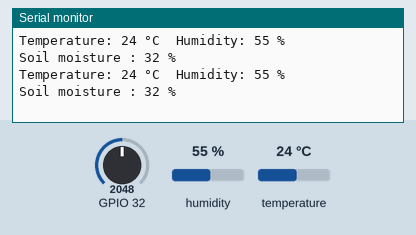
Bench run of a sketch on a simulated ESP32. Shown: the last lines printed to the serial monitor. The inputs (shaded band) are chosen by the test bench; at power-on: humidity 55 %, GPIO 32 = 2048, temperature 24 °C.

Above: at 1.3 s.
1.4 s: humidity set to 22 %
At 2.5 s:
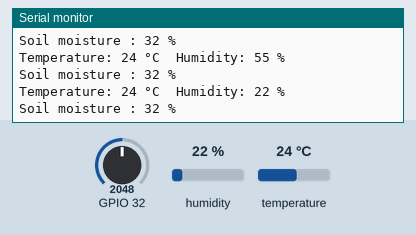
2.9 s: GPIO 32 set to 1468
At 3.6 s:
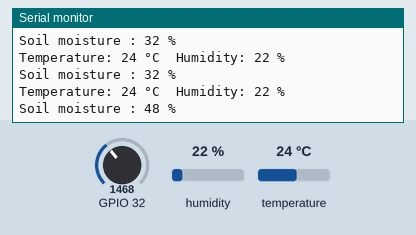
4.4 s: temperature set to 12 °C
At 5.1 s:
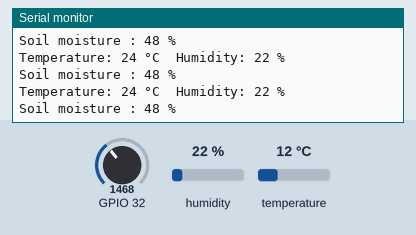
5.9 s: GPIO 32 set to 1549
At 5.9 s:
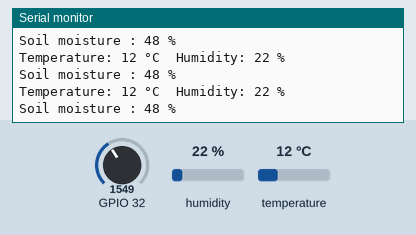
7.4 s: humidity set to 40 %
At 7.4 s:
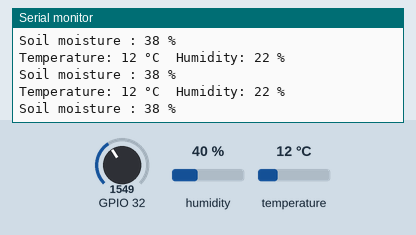
Timing chart, 0 to 9.9 s (numbered marks = the images above; inputs shaded):
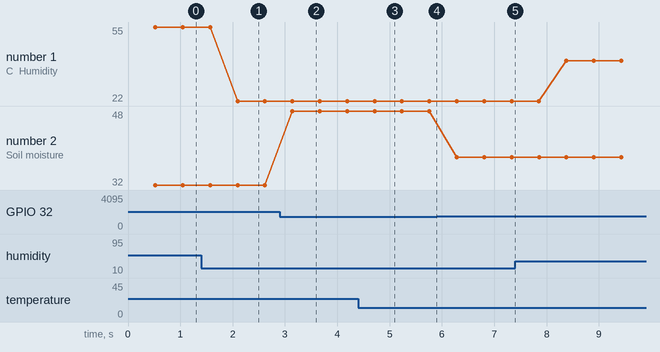

Measured:
- after the input at 1.4 s, the serial monitor: prints a new line after 0.69 s (image 1)
- after the input at 2.9 s, the serial monitor: prints a new line after 0.24 s (image 2)
- plotted number 1: 55 → 22 after the input at 1.4 s, 22 → 40 after the input at 7.4 s
- plotted number 2: 32 → 48 after the input at 2.9 s, 48 → 38 after the input at 5.9 s

The sketch:

HiGrow_SoilMoistureSensor.ino
```cpp
#include <DHT11.h>

DHT11 dht11(22);
int temperature;
int humidity;

void setup() {
  Serial.begin(115200);

}


float predictTree1(float sensor_value) {
  if (sensor_value <= 1524.76) {
    if (sensor_value <= 1446.0) {
      if (sensor_value <= 1352.34) {
        return 81.5006;
      } else {
        return 74.5023;
      }
    } else {
      if (sensor_value <= 1509.26) {
        return 49.2241;
      } else {
        return 40.0;
      }
    }
  } else {
    if (sensor_value <= 2783.14) {
      if (sensor_value <= 2055.5) {
        return 34.9195;
      } else {
        return 24.5245;
      }
    } else {
      if (sensor_value <= 2949.06) {
        return 11.3068;
      } else {
        return 1.5033;
      }
    }
  }
}

float predictTree2(float sensor_value) {
  if (sensor_value <= 1529.26) {
    if (sensor_value <= 1437.5) {
      if (sensor_value <= 1352.34) {
        return 81.7073;
      } else {
        return 76.0693;
      }
    } else {
      if (sensor_value <= 1508.76) {
        return 50.9582;
      } else {
        return 40.0;
      }
    }
  } else {
    if (sensor_value <= 2783.14) {
      if (sensor_value <= 2055.5) {

        return 34.6555;
      } else {
        return 24.4377;
      }
    } else {
      if (sensor_value <= 2949.06) {
        return 9.5853;
      } else {
        return 1.5797;
      }
    }
  }
}

float predictTree3(float sensor_value) {
  if (sensor_value <= 1525.26) {
    if (sensor_value <= 1410.5) {
      if (sensor_value <= 1392.32) {
        return 81.2642;
      } else {
        return 76.8768;
      }
    } else {
      if (sensor_value <= 1447.5) {
        return 60.6818;
      } else {
        return 49.7;
      }
    }
  } else {
    if (sensor_value <= 2784.14) {
      if (sensor_value <= 2055.5) {
        return 34.8724;
      } else {
        return 24.5015;
      }
    } else {
      if (sensor_value <= 2949.06) {
        return 9.4156;
      } else {
        return 1.5869;
      }
    }
  }
}

// Random Forest Prediction
float randomForestPredict(float sensor_value) {
  float tree1 = predictTree1(sensor_value);
  float tree2 = predictTree2(sensor_value);
  float tree3 = predictTree3(sensor_value);
  return (tree1 + tree2 + tree3) / 3.0;
}

// SVR Prediction
float svrPredict(float sensor_value) {
  if (sensor_value >= 1000 && sensor_value <= 1500) {
    return -0.0758 * sensor_value + 157.4269;
  } else if (sensor_value >= 1501 && sensor_value <= 2500) {
    return -0.0219 * sensor_value + 75.4338;
  } else if (sensor_value >= 2501 && sensor_value <= 3500) {
    return -0.0322 * sensor_value + 99.3774;
  } else {
    return 0.0; // Out of range
  }
}

// Combined Prediction
float combinedPredict(float sensor_value) {
  float rfPrediction = randomForestPredict(sensor_value);
  float svrPrediction = svrPredict(sensor_value);
  return (rfPrediction + svrPrediction) / 2.0;
}


void loop() {
  int result = dht11.readTemperatureHumidity(temperature, humidity);
  if (result == 0) {
        Serial.print("Temperature: ");
        Serial.print(temperature);
        Serial.print(" °C\tHumidity: ");
        Serial.print(humidity);
        Serial.println(" %");
    } else {
        Serial.println(DHT11::getErrorString(result));
    }
  int a = combinedPredict(analogRead(32));
  Serial.println("Soil moisture : "+String(a)+" %");

}
```
